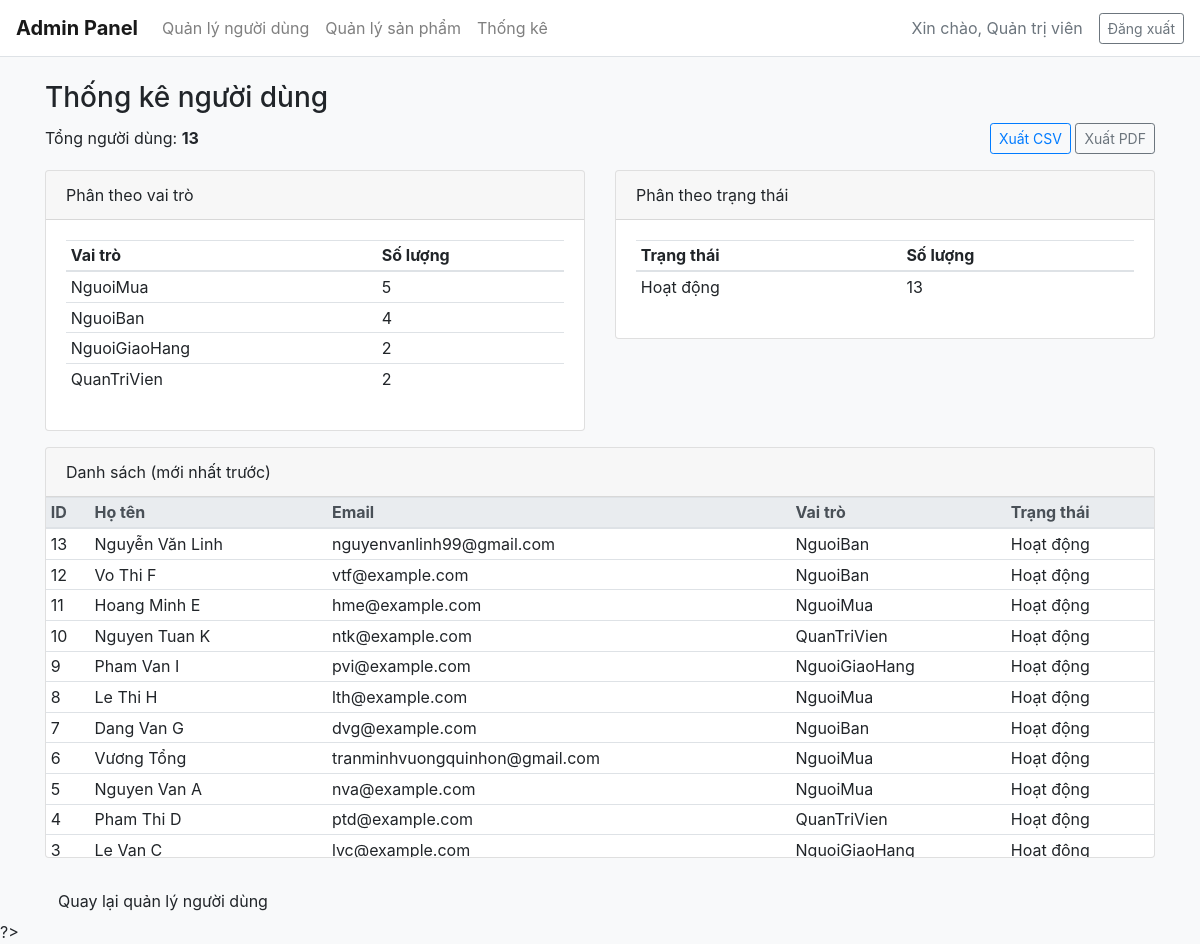
The page /admin/stats_users.php on the database its author committed.
### tables this page shows
CREATE TABLE IF NOT EXISTS `nguoidung` (
  `ID_NguoiDung` int NOT NULL AUTO_INCREMENT,
  `HoTen` varchar(100) NOT NULL,
  `Email` varchar(100) NOT NULL,
  `SoDienThoai` varchar(15) NOT NULL,
  `MatKhau_Hash` varchar(255) NOT NULL,
  `VaiTro` enum('NguoiMua','NguoiBan','NguoiGiaoHang','QuanTriVien') NOT NULL,
  `TrangThaiHoatDong` tinyint(1) DEFAULT '1',
  `DiaChiGiaoHangMacDinh` text,
  `NgayTao` datetime DEFAULT CURRENT_TIMESTAMP,
  `TenDangNhap` varchar(50) DEFAULT NULL,
  `AnhDaiDien` text NOT NULL,
  PRIMARY KEY (`ID_NguoiDung`),
  UNIQUE KEY `Email` (`Email`),
  UNIQUE KEY `SoDienThoai` (`SoDienThoai`),
  UNIQUE KEY `TenDangNhap` (`TenDangNhap`)
);

### src/admin/stats_users.php (the view, shortened to what this page needs)
<?php
$res = $conn->query("SELECT COUNT(*) as total FROM nguoidung");
$totalUsers = (int)($res->fetch_assoc()['total'] ?? 0);
$roles = [];
$stmt = $conn->prepare("SELECT VaiTro, COUNT(*) as cnt FROM nguoidung GROUP BY VaiTro");
$stmt->execute();
$r = $stmt->get_result();
while ($row = $r->fetch_assoc()) $roles[$row['VaiTro']] = (int)$row['cnt'];
$states = [];
$stmt = $conn->prepare("SELECT TrangThaiHoatDong, COUNT(*) as cnt FROM nguoidung GROUP BY TrangThaiHoatDong");
$stmt->execute();
$r = $stmt->get_result();
while ($row = $r->fetch_assoc()) {
    $key = $row['TrangThaiHoatDong'] ? 'Hoạt động' : 'Bị khóa';
    $states[$key] = (int)$row['cnt'];
}
include __DIR__ . '/header.php';
?>
<!doctype html>
<html lang="vi">
<head>
<link rel="stylesheet" href="https://maxcdn.bootstrapcdn.com/bootstrap/4.0.0/css/bootstrap.min.css">
</head>
<body class="bg-light">
<div class="container mt-4">
    <h3>Thống kê người dùng</h3>
    <div class="mb-3 d-flex justify-content-between align-items-center">
        <div> Tổng người dùng: <strong><?= $totalUsers ?></strong> </div>
        <div>
            <a href="?export=csv" class="btn btn-outline-primary btn-sm">Xuất CSV</a>
            <button class="btn btn-outline-secondary btn-sm" onclick="window.open('?print=1','_blank').print()">Xuất PDF</button>
        </div>
    </div>
    <div class="row">
        <div class="col-md-6 mb-3">
            <div class="card">
                <div class="card-header">Phân theo vai trò</div>
                <div class="card-body">
                    <table class="table table-sm">
                        <thead><tr><th>Vai trò</th><th>Số lượng</th></tr></thead>
                        <tbody>
                            <?php foreach ($roles as $roleName => $cnt): ?>
                                <tr>
                                    <td><?= htmlspecialchars($roleName) ?></td>
                                    <td><?= $cnt ?></td>
                                </tr>
                            <?php endforeach; ?>
                        </tbody>
                    </table>
                </div>
            </div>
        </div>
        <div class="col-md-6 mb-3">
            <div class="card">
                <div class="card-header">Phân theo trạng thái</div>
                <div class="card-body">
                    <table class="table table-sm">
                        <thead><tr><th>Trạng thái</th><th>Số lượng</th></tr></thead>
                        <tbody>
                            <?php foreach ($states as $st => $cnt): ?>
                                <tr>
                                    <td><?= htmlspecialchars($st) ?></td>
                                    <td><?= $cnt ?></td>
                                </tr>
                            <?php endforeach; ?>
                        </tbody>
                    </table>
                </div>
            </div>
        </div>
    </div>
    <div class="card mb-4">
        <div class="card-header">Danh sách (mới nhất trước)</div>
        <div class="card-body p-0">
            <div style="max-height:360px; overflow:auto;">
                <table class="table table-sm mb-0">
                    <thead class="thead-light"><tr>
                        <th>ID</th><th>Họ tên</th><th>Email</th><th>Vai trò</th><th>Trạng thái</th>
                    </tr></thead>
                    <tbody>
                        <?php
                        $stmt = $conn->prepare("SELECT ID_NguoiDung, HoTen, Email, VaiTro, TrangThaiHoatDong FROM nguoidung ORDER BY ID_NguoiDung DESC LIMIT 200");
                        $stmt->execute();
                        $r = $stmt->get_result();
                        while ($u = $r->fetch_assoc()):
                        ?>
                        <tr>
                            <td><?= $u['ID_NguoiDung'] ?></td>
                            <td><?= htmlspecialchars($u['HoTen']) ?></td>
                            <td><?= htmlspecialchars($u['Email']) ?></td>
                            <td><?= htmlspecialchars($u['VaiTro']) ?></td>
                            <td><?= $u['TrangThaiHoatDong'] ? 'Hoạt động' : 'Bị khóa' ?></td>
                        </tr>
                        <?php endwhile;
                        ?>
                    </tbody>
                </table>
            </div>
        </div>
    </div>
    <a href="user.php" class="btn btn-light">Quay lại quản lý người dùng</a>
</div>
</body>
</html>

### rows shown on the page
nguoidung: ID_NguoiDung "13", HoTen "Nguyễn Văn Linh", Email "nguyenvanlinh99@gmail.com", VaiTro "NguoiBan", TrangThaiHoatDong "Hoạt động"
nguoidung: ID_NguoiDung "12", HoTen "Vo Thi F", Email "vtf@example.com", VaiTro "NguoiBan", TrangThaiHoatDong "Hoạt động"
nguoidung: ID_NguoiDung "11", HoTen "Hoang Minh E", Email "hme@example.com", VaiTro "NguoiMua", TrangThaiHoatDong "Hoạt động"
nguoidung: ID_NguoiDung "10", HoTen "Nguyen Tuan K", Email "ntk@example.com", VaiTro "QuanTriVien", TrangThaiHoatDong "Hoạt động"
nguoidung: ID_NguoiDung "9", HoTen "Pham Van I", Email "pvi@example.com", VaiTro "NguoiGiaoHang", TrangThaiHoatDong "Hoạt động"
nguoidung: ID_NguoiDung "8", HoTen "Le Thi H", Email "lth@example.com", VaiTro "NguoiMua", TrangThaiHoatDong "Hoạt động"
nguoidung: ID_NguoiDung "7", HoTen "Dang Van G", Email "dvg@example.com", VaiTro "NguoiBan", TrangThaiHoatDong "Hoạt động"
nguoidung: ID_NguoiDung "6", HoTen "Vương Tổng", Email "tranminhvuongquinhon@gmail.com", VaiTro "NguoiMua", TrangThaiHoatDong "Hoạt động"
nguoidung: ID_NguoiDung "5", HoTen "Nguyen Van A", Email "nva@example.com", VaiTro "NguoiMua", TrangThaiHoatDong "Hoạt động"
nguoidung: ID_NguoiDung "4", HoTen "Pham Thi D", Email "ptd@example.com", VaiTro "QuanTriVien", TrangThaiHoatDong "Hoạt động"
nguoidung: ID_NguoiDung "3", HoTen "Le Van C", Email "lvc@example.com", VaiTro "NguoiGiaoHang", TrangThaiHoatDong "Hoạt động"

### other values the page prints
$displayName "Quản trị viên"
$totalUsers "13"
$roleName "NguoiMua"
$cnt "5"
$roleName "NguoiBan"
$cnt "4"
$roleName "NguoiGiaoHang"
$cnt "2"
$roleName "QuanTriVien"
$st "Hoạt động"
$cnt "13"
